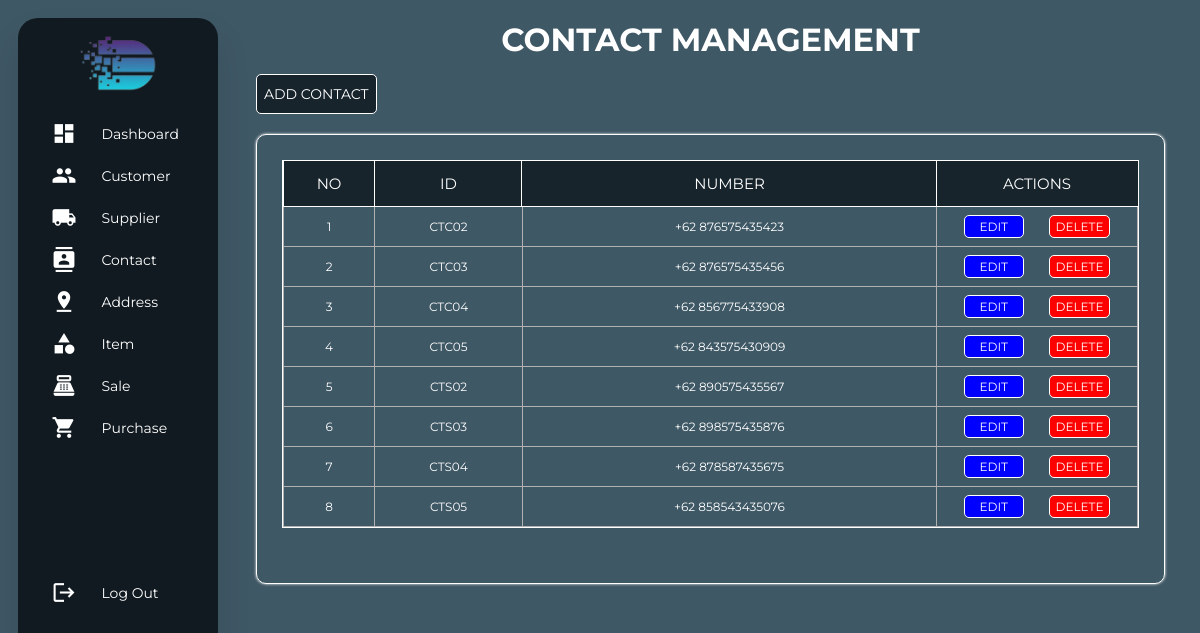
/view/viewContact.php (signed in), run on the app's committed database.
### tables this page shows
CREATE TABLE contact(
    id VARCHAR(100) NOT NULL PRIMARY KEY ,
    number BIGINT(25) NOT NULL
)ENGINE InnoDB;

### repository/getAllData.php (called while the page is built, shortened)
<?php
require_once "../model/contactModel.php";
function getAllContact(): array
{
    $connection = getConnection();
    $sql = "SELECT * FROM contact";
    $result = $connection ->query($sql);
    $array = [];
    while ($row = $result->fetch())
        $array[] = new Contact(
            id: $row["id"],
            number: $row["number"]
        );
    return $array;
}

### model/contactModel.php (called while the page is built, shortened)
<?php
class Contact
{
    private string $id;
    private int $number;
    public function __construct(string $id, int $number)
    {
        $this->id = $id;
        $this->number = $number;
    }
    public function getId(): string
    {
        return $this->id;
    }
    public function getNumber(): int
    {
        return $this->number;
    }
}

### view/viewContact.php (the view, shortened to what this page needs)
<?php
require_once "../repository/getAllData.php";
$data = getAllContact();
?>
<!DOCTYPE html>
    <html lang="en">
    <head>
        <link rel="stylesheet" href="../assets/style/styleContact.css">
    </head>
    <body>
        <div class="container">
            <div class="navigation">
                <nav class="sidebar">
                    <ul>
                        <li class="logo_app">
                            <img class="text_logo" src="../assets/image/logo.png" alt="text_logo">
                        </li>
                        <li>
                            <a href="viewDashboard.php">
                                <span class="material-icons">dashboard</span>
                                <span class="nav-name">Dashboard</span>
                            </a>
                        </li>
                        <li>
                            <a href="viewCustomer.php">
                                <span class="material-icons">people</span>
                                <span class="nav-name">Customer</span>
                            </a>
                        </li>
                        <li>
                            <a href="viewSupplier.php">
                                <span class="material-icons">local_shipping</span>
                                <span class="nav-name">Supplier</span>
                            </a>
                        </li>
                        <li>
                            <a href="viewContact.php">
                                <span class="material-icons">contacts</span>
                                <span class="nav-name">Contact</span>
                            </a>
                        </li>
                        <li>
                            <a href="viewAddress.php">
                                <span class="material-icons">pin_drop</span>
                                <span class="nav-name">Address</span>
                            </a>
                        </li>
                        <li>
                            <a href="viewItem.php">
                                <span class="material-icons">category</span>
                                <span class="nav-name">Item</span>
                            </a>
                        </li>
                        <li>
                            <a href="viewSale.php">
                                <span class="material-icons">point_of_sale</span>
                                <span class="nav-name">Sale</span>
                            </a>
                        </li>
                        <li>
                            <a href="viewPurchase.php">
                                <span class="material-icons">shopping_cart</span>
                                <span class="nav-name">Purchase</span>
                            </a>
                        </li>
                        <li>
                            <a href="../repository/logOut.php" class="btn-logout">
                                <span class="material-icons">logout</span>
                                <span class="nav-name">Log Out</span>
                            </a>
                        </li>
                    </ul>
                </nav>
            </div>
            <div class="content-container">
                <div class="header">
                    <h1>CONTACT MANAGEMENT</h1>
                </div>
                <div class="controller">
                    <a href="#" class="button-add">ADD CONTACT</a>
                </div>
                <div class="outer-wrapper">
                    <div class="table-wrapper">
                        <table>
                            <tr>
                                <th>NO</th>
                                <th>ID</th>
                                <th>NUMBER</th>
                                <th class="change">ACTIONS</th>
                            </tr>
                            <?php
                            $counter = 1;
                            foreach ($data as $contact) { ?>
                                <tr>
                                    <td><?= $counter ?></td>
                                    <td><?= $contact->getId() ?></td>
                                    <td>+62 <?= $contact->getNumber() ?></td>
                                    <td>
                                        <div class="button-control">
                                            <a href="#" class="button-edit" data-id="<?=$contact->getId()?>" data-number="<?= $contact->getNumber() ?>">EDIT</a>
                                            <a href="../repository/contact/deleteContact.php?id=<?= $contact->getId() ?>" class="button-delete">DELETE</a>
                                        </div>
                                    </td>
                                </tr>
                                <?php $counter++;
                            } ?>
                        </table>
                    </div>
                </div>
            </div>
        </div>
    </body>
</html>

### assets/style/styleContact.css (style rules this page uses)
* { margin: 0; padding: 0; outline: none; border: none; text-decoration: none; box-sizing: border-box; font-family: 'Montserrat', Arial, sans-serif; }
html, body { height: 100%; background-color: #3F5865; margin: 0; }
.container { display: flex; height: 100%; }
.sidebar { height: 94.5%; width: 200px; overflow: hidden; box-shadow: 0 20px 35px rgba(0, 0, 0, 0.1); margin: 18px; border-radius: 20px; background-color: #111A20; }
.logo_app { display: flex; justify-content: center; }
.text_logo { padding-top: 15px; padding-bottom: 15px; width: 40%; height: 40%; }
a { color: white; font-size: 14px; display: flex; padding: 5px; margin: 7px 12px; align-items: center; }
.material-icons { font-size: 25px !important; margin-left: 10%; color: white; }
li .nav-name { margin-left: 15%; text-align: left; }
.content-container { flex: 1; margin: 10px 15px 10px 0; }
.header { color: white; text-align: center; margin-top: 10px; margin-bottom: 15px; }
.controller { display: flex; justify-content: space-between; align-items: center; margin-bottom: 20px; margin-right: 20px; margin-left: 20px; }
.button-add { padding: 10px 7px; margin: 0; color: white; border: 1px solid white; border-radius: 5px; text-decoration: none; background-color: #17242C; }
.outer-wrapper { margin: 10px 20px; border: 1px solid white; border-radius: 10px; box-shadow: 0 0 3px white; max-width: 100%; height: 450px; }
.table-wrapper { max-height: 400px; margin: 25px; overflow-y: auto; border: 1px solid white; }
table { width: 100%; border-collapse: collapse; }
table th { position: sticky; top: 0; background-color: #17242C; color: white; text-align: center; font-weight: normal; font-size: 15px; outline: 1px solid white; height: 45px; }
table td { text-align: center; font-size: 12px; border: 1px solid rgb(177, 177, 177); color: white; }
table th.change { width: 200px; }
.button-control { display: flex; justify-content: space-evenly; padding: 5px; width: 200px; }
.button-edit { padding: 3px 15px; margin: 3px; color: white; border: 1px solid white; border-radius: 5px; text-decoration: none; background-color: blue; font-size: 12px; }
.button-delete { padding: 3px 6px; margin: 3px; color: white; border: 1px solid white; border-radius: 5px; text-decoration: none; background-color: red; font-size: 12px; }
.btn-logout { margin-top: 130px; }

### data on the page
contact: id "CTC02", number "876575435423"
contact: id "CTC03", number "876575435456"
contact: id "CTC04", number "856775433908"
contact: id "CTC05", number "843575430909"
contact: id "CTS02", number "890575435567"
contact: id "CTS03", number "898575435876"
contact: id "CTS04", number "878587435675"
contact: id "CTS05", number "858543435076"
